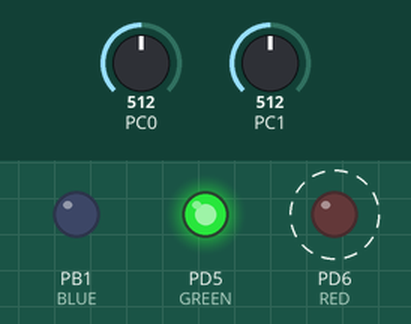
Recording of a program running on a simulated ATmega48, built with avr-gcc and emulated at 8 MHz. Shown: output pins drawn as LEDs (lit = HIGH). Dashed ring = blinking. Inputs (shaded band) come from the test bench; at power-on: PC1 = 512, PC0 = 512.

Above: at 1.2 s.
1.3 s: PC1 set to 190
At 1.67 s:
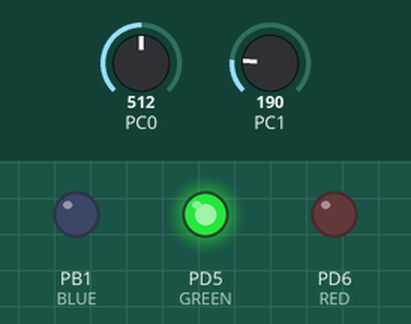
4.3 s: PC0 set to 190
Timing chart, 0 to 13.3 s (numbered marks = the images above; inputs shaded):
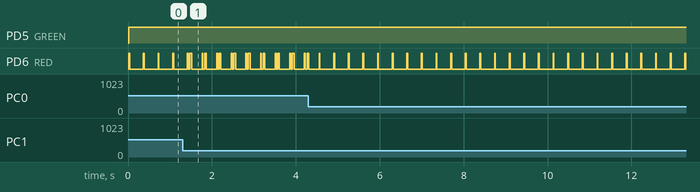

Measured:
- by itself, PD6 (RED): alternates HIGH for 0.02 s and LOW for 0.33 s

The program:

VLC_2_color_id.c
```c
/*
 * @ ü Ç ^ Î Â õID ` B ® õ N          M r b g6bit ( X ^ [ g r b g @ f [ ^4bit  ô   p   e B r b g( X ^ [ g r b g ð Ü Ü È ¢) j @at 30hz
 *
 * Created: 2015/11/07 10:39:49
 *  Author: Yamamoto Yohei

	Pin Assignment
	PD5 Red
	PD6 Green @ @
	PB1 Blue

	-----+----------------
	Blue |OFF OFF ON  ON
	-----+----------------
	Green|OFF ON  OFF ON
	-----+----------------
	ID   |-1  0   1   2

 */

#define F_CPU 8000000
#include <avr/io.h>
#include <util/delay.h>
#include <avr/interrupt.h>

#define SLEEP 33
#define ID 0 //0~2

#define RED PD6		//PD5> PD6
#define GREEN PD5	//PD6 >PB1
#define BLUE PB1	//PB1>PD5

#define DATA_LONG 6	// ½ r b g   M · é ©
#define DATA_WAIT 10  //   M ã ½ r b g ªwait
#define DATA_SECTION DATA_LONG+DATA_WAIT	//   M Ì P Z N V     Í ½ r b g ª

int dat=0;			//   è   Ý É n · V   A   f [ ^
int inx=0;			//ISR Ö   à Ì     Ådat Ì ½ Ô Ú Ì r b g ð ]   µ ½ ©
int portd_tmp=0;	//PORTD Ì ê   Þ ð

ISR(TIMER1_COMPA_vect){		//OCR1A ªTimer1 Æ ê v   É Ä Ñ o · @33ms = 30hz

	if(inx<DATA_LONG){	//dat ð   M   È ç
		switch(ID){
			case 0:
			case 2:
			//ID=0: GREEN=ON,BLUE=OFF
				PORTD = (((dat>>(DATA_LONG-inx-1))&1)<<RED)+(1<<GREEN);
				break;
			case 1:
				//ID=1:GREEN=OFF,BLUE=ON
				PORTD = (((dat>>(DATA_LONG-inx-1))&1)<<RED);
				break;
			default:
				break;
		}
	}else{				//dat ð   M I í Á Ä ¢ é È ç
		switch(ID){
			case 0:
			case 2:
				//ID=0: GREEN=ON,BLUE=OFF
				PORTD=_BV(GREEN);
				break;
			case 1:
				//ID=1:GREEN=OFF,BLUE=ON
				PORTD =0;
				break;
			default:
				break;
		}
	}
	inx++;
	if(inx>DATA_SECTION) inx=0;


}
int main(void)
{
	int ad1,ad2;
	DDRB=_BV(PD1);
	DDRC=0;
	DDRD=_BV(PD5) | _BV(PD6);
	ADCSRA=0B10000110; //CK/64
	TCCR1A=0;
	TCCR1B=_BV(WGM12) | _BV(CS12);	//CTC, ª ü ä256
	TIMSK1=_BV(OCIE1A);				//OCR1A ð ä r Î Û Æ µ Ä Ý è
	OCR1A=640;						//about 33.3ms at 4.9152Mhz(ExtOsc)
	//OCR1A=1041;						//for 8MHz internal Osc
	sei();

	if(ID==0){
		PORTB=0;						//ID=0: ÂLEDOFF
	}else{
		PORTB=_BV(BLUE);			//ID=1,2: ÂLEDON
	}
	while(1){


		ADMUX=0B01100000;
		//AVCC ª î   d ³Vref=2.56V Left Adjust ADC0(PC0) ;
		ADCSRA |= 1<<ADSC; //AD start
		while(!(ADCSRA & (1<<ADIF))){}
		//ADCSR Ì r b g4(ADIF) ª1 É È é Ü Å Ò Â
		ad1=ADCH;
		ADMUX=0B01100001;
		//AVCC ª î   d ³Vref=2.56V Left Adjust ADC0(PC0)
		ADCSRA |= 1<<ADSC; //AD start
		while(!(ADCSRA & (1<<ADIF))){}
		//ADCSR Ì r b g4(ADIF) ª1 É È é Ü Å Ò Â
		ad2=ADCH;


		//   [ U1 i01-- j


		if((ad1<=255) && (ad1>200)){		// º ó Ô col=2

			if((ID==0)||(ID==3)){
				dat=(1<<5)+(ID<<3)+(2<<1)+1;	//parity=1
			}else{
				dat=(1<<5)+(ID<<3)+(2<<1)+0;	//parity=0
			}


		}
		else if ((ad1<55) && (ad1>=0)){		// ã ó Ô col=0

			if((ID==0)||(ID==3)){
				dat=(1<<5)+(ID<<3)+(0<<1)+0;	//parity=0
			}else{
				dat=(1<<5)+(ID<<3)+(0<<1)+1;	//parity=1
			}

		}
		else if((ad2<=255) && (ad2>200)){		// E ó Ô col=1

			if((ID==0)||(ID==3)){
				dat=(1<<5)+(ID<<3)+(1<<1)+1;	//parity=1
			}else{
				dat=(1<<5)+(ID<<3)+(1<<1)+0;	//parity=0
			}

		}

		else if((ad2<55) && (ad2>=0)){		// ¶ ó Ô col=3

			if((ID==0)||(ID==3)){
				dat=(1<<5)+(ID<<3)+(3<<1)+0;	//parity=0
			}else{
				dat=(1<<5)+(ID<<3)+(3<<1)+1;	//parity=1
			}


		}
		else{		// m ó Ô @ ¢ ®	col=0

			if((ID==0)||(ID==3)){
				dat=(1<<5)+(ID<<3)+(0<<1)+0;	//parity=0
				}else{
				dat=(1<<5)+(ID<<3)+(0<<1)+1;	//parity=1
			}

		}

	}
}
```
